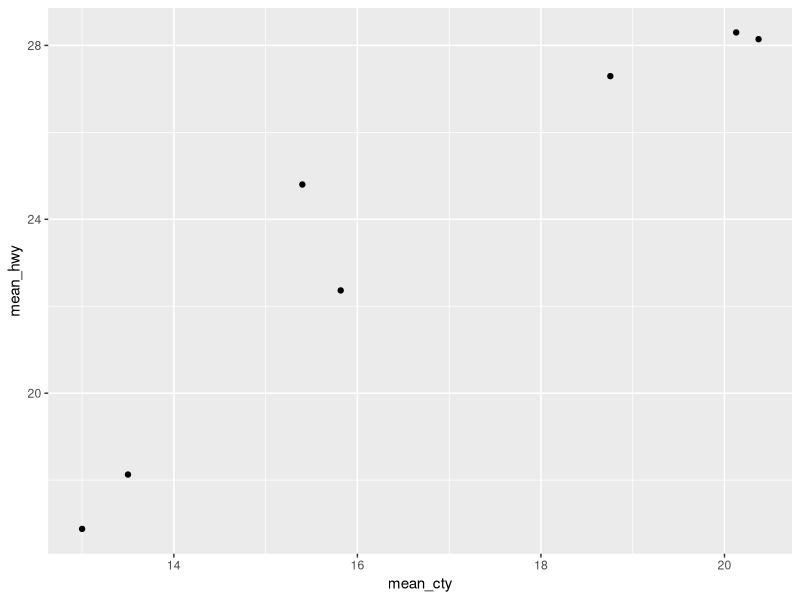
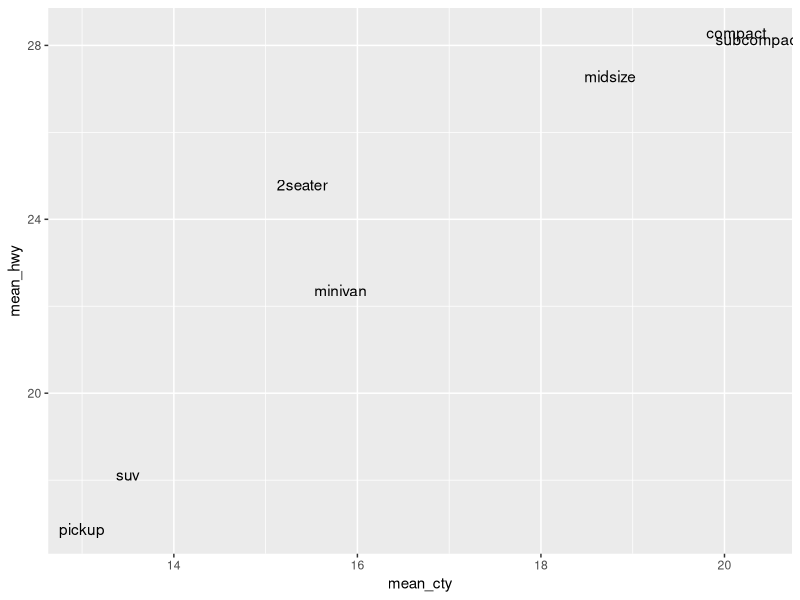
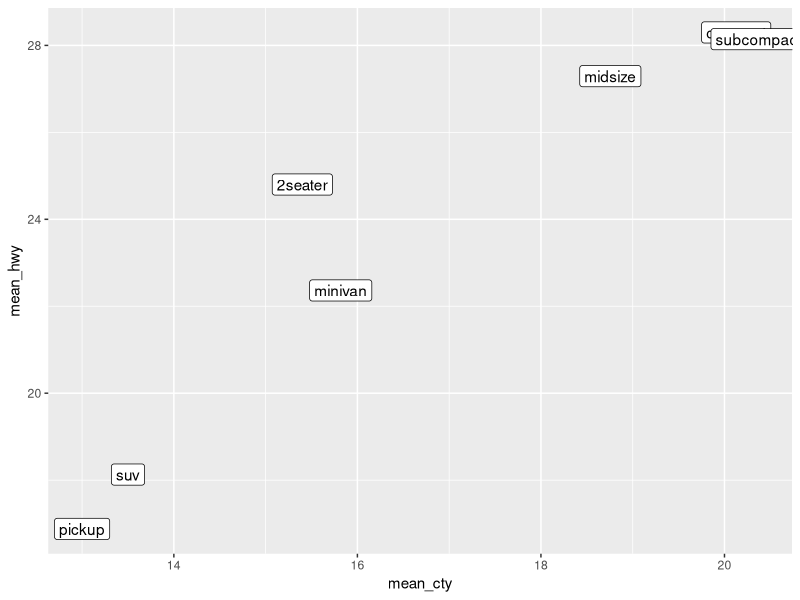
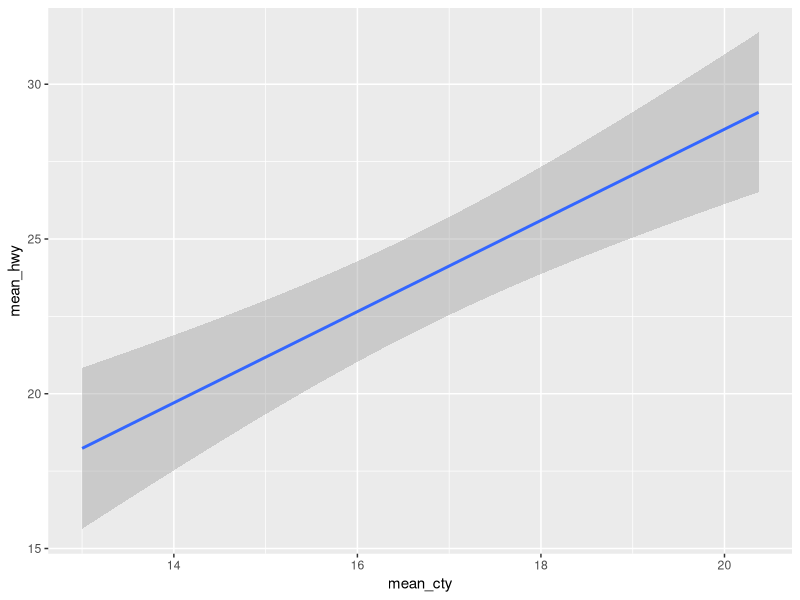
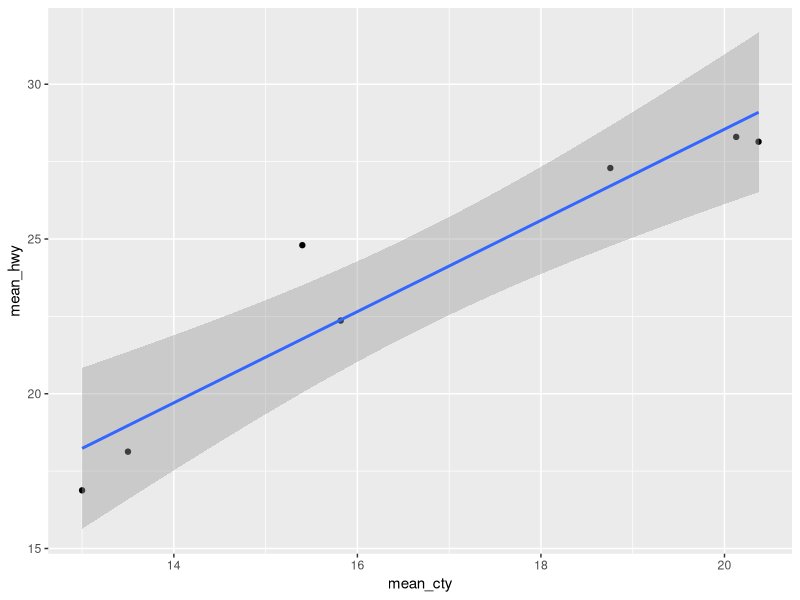
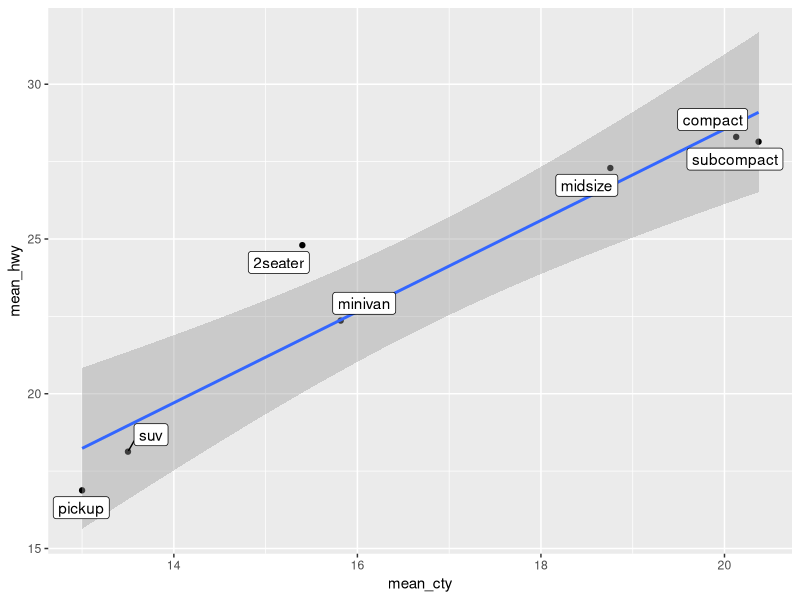
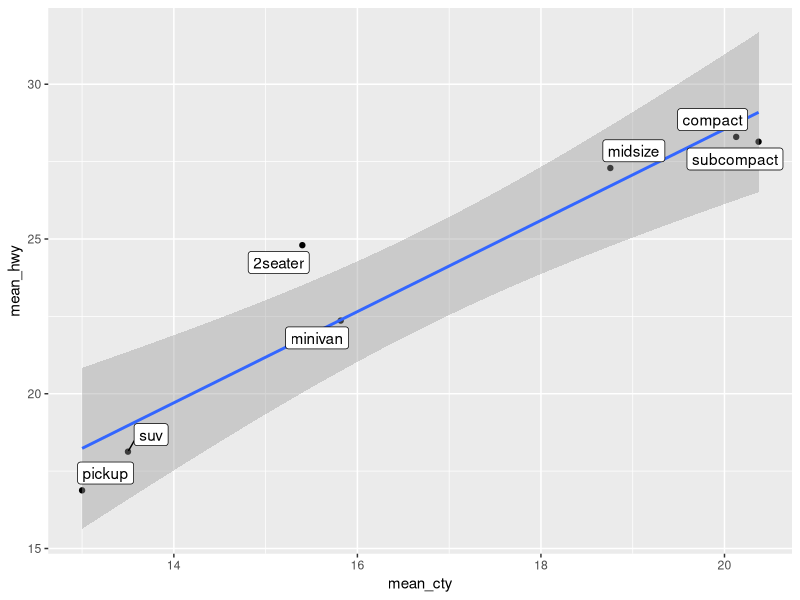
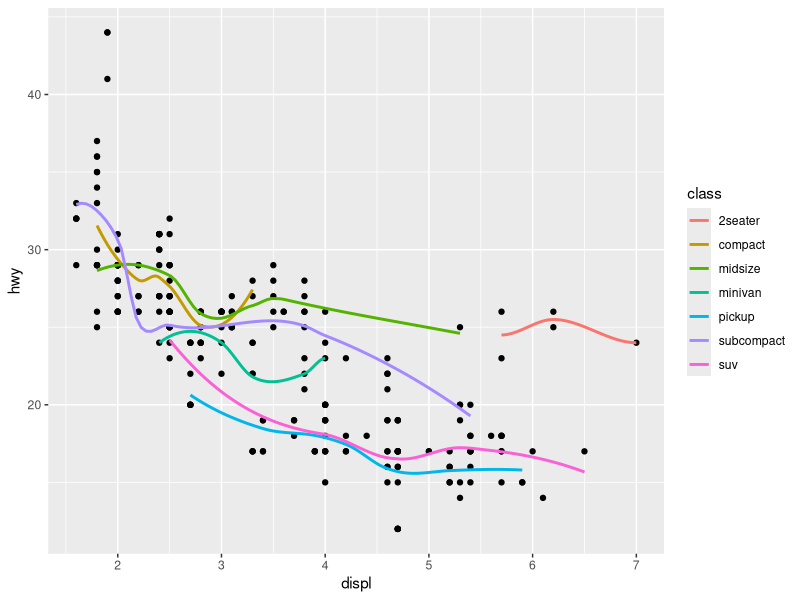

The R source for these figures, in order:
## ---- chunk 1
knitr::opts_chunk$set(echo = TRUE)
## ---- chunk 2
library(ggplot2)
library(dplyr)
mpg %>% 
  group_by(class) %>% 
  summarise(mean_cty = mean(cty), mean_hwy = mean(hwy)) %>% 
  ggplot() +
  geom_point(mapping = aes(x = mean_cty, y = mean_hwy))
## ---- chunk 3
mpg %>% 
  group_by(class) %>% 
  summarise(mean_cty = mean(cty), mean_hwy = mean(hwy)) %>% 
  ggplot() +
  geom_text(mapping = aes(x = mean_cty, y = mean_hwy, label = class))

mpg %>% 
  group_by(class) %>% 
  summarise(mean_cty = mean(cty), mean_hwy = mean(hwy)) %>% 
  ggplot() +
  geom_label(mapping = aes(x = mean_cty, y = mean_hwy, label = class))
## ---- chunk 4
mpg %>% 
  group_by(class) %>% 
  summarise(mean_cty = mean(cty), mean_hwy = mean(hwy)) %>% 
  ggplot() +
  geom_smooth(mapping = aes(x = mean_cty, y = mean_hwy), method = lm)
## ---- chunk 5
mpg %>% 
  group_by(class) %>% 
  summarise(mean_cty = mean(cty), mean_hwy = mean(hwy)) %>% 
  ggplot() +
  geom_point(mapping = aes(x = mean_cty, y = mean_hwy)) +
  geom_smooth(mapping = aes(x = mean_cty, y = mean_hwy), method = lm) 
## ---- chunk 6
library("ggrepel")
mpg %>% 
  group_by(class) %>% 
  summarise(mean_cty = mean(cty), mean_hwy = mean(hwy)) %>% 
  ggplot() +
  geom_point(mapping = aes(x = mean_cty, y = mean_hwy)) +
  geom_smooth(mapping = aes(x = mean_cty, y = mean_hwy), method = lm) +
  geom_label_repel(mapping = aes(x = mean_cty, y = mean_hwy, label = class))
## ---- chunk 7
mpg %>% 
  group_by(class) %>% 
  summarise(mean_cty = mean(cty), mean_hwy = mean(hwy)) %>% 
  ggplot(mapping = aes(x = mean_cty, y = mean_hwy)) +
  geom_point() +
  geom_smooth(method = lm) +
  geom_label_repel(mapping = aes(label = class))
## ---- chunk 8
ggplot(data = mpg, mapping = aes(x = displ, y = hwy)) +
  geom_point() +
  geom_smooth(mapping = aes(color = class), se = FALSE)

ggplot(data = mpg, mapping = aes(x = displ, y = hwy)) +
  geom_point(mapping = aes(color = class)) +
  geom_smooth()
## ---- chunk 9
mpg2 <- filter(mpg, class == "2seater")

ggplot(data = mpg, mapping = aes(x = displ, y = hwy)) +
  geom_point() +
  geom_point(data = mpg2, color = "red", size = 2)
## ---- chunk 10
mpg3 <- filter(mpg, hwy > 40)

ggplot(data = mpg, mapping = aes(x = displ, y = hwy)) +
  geom_point() +
  geom_label_repel(data = mpg3, mapping = aes(label = class))
## ---- chunk 11
ggplot(data = mpg, mapping = aes(x = displ, y = hwy)) +
  geom_point()

last_plot() +
  geom_smooth()

last_plot() +
  geom_smooth(method = lm, color = "purple")
## ---- chunk 12
ggplot(data = faithful, mapping = aes(x = waiting, y = eruptions)) +
  geom_point() +
  geom_rug()
## ---- chunk 13
ggplot(data = mpg) +
  geom_point(mapping = aes(x = class, y = hwy))

ggplot(data = mpg) +
  geom_jitter(mapping = aes(x = class, y = hwy))
## ---- chunk 14
ggplot(data = mpg, mapping = aes(x = class, y = hwy)) +
  geom_boxplot(outlier.alpha = 0) +
  geom_jitter(width = 0)

ggplot(data = mpg, mapping = aes(x = class, y = hwy)) +
  geom_boxplot(outlier.alpha = 0) +
  geom_jitter(width = 0) +
  coord_flip()
## ---- chunk 15
ggplot(data = diamonds) +
  geom_bar(mapping = aes(x = cut, fill = cut), width = 1) 

last_plot() +
  coord_polar()
## ---- chunk 16
ggplot(data = diamonds) +
  geom_point(mapping = aes(x = log(carat), y = log(price))) 
## ---- chunk 17
ggplot(data = diamonds) +
  geom_point(mapping = aes(x = carat, y = price)) +
  coord_trans(x = "log", y = "log")
